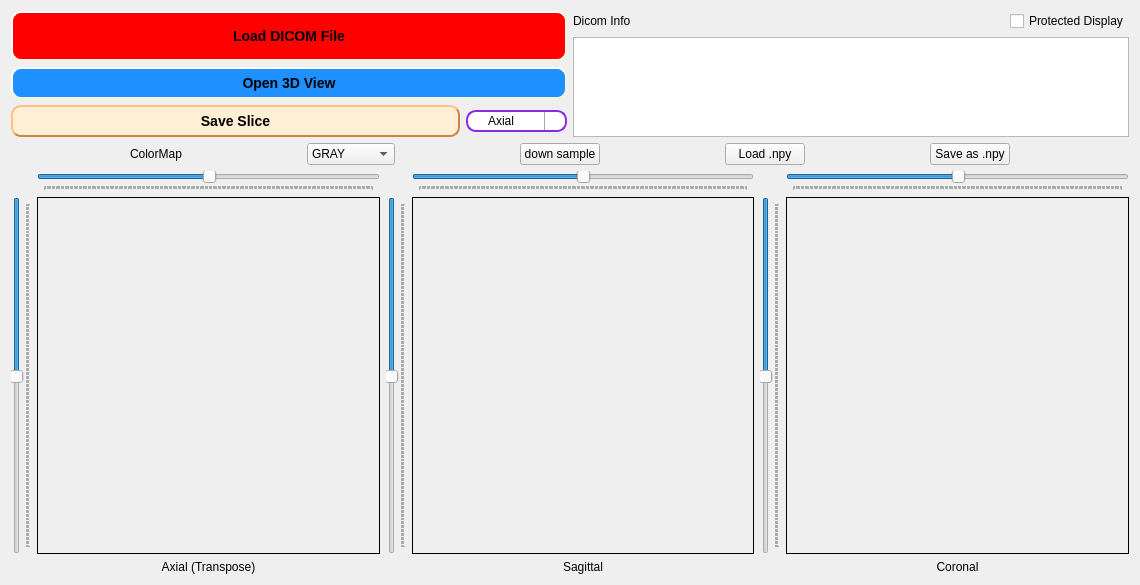
<?xml version="1.0" encoding="UTF-8"?>
<ui version="4.0">
 <class>Dialog</class>
 <widget class="QDialog" name="Dialog">
  <property name="windowModality">
   <enum>Qt::NonModal</enum>
  </property>
  <property name="geometry">
   <rect>
    <x>0</x>
    <y>0</y>
    <width>1140</width>
    <height>585</height>
   </rect>
  </property>
  <property name="minimumSize">
   <size>
    <width>995</width>
    <height>0</height>
   </size>
  </property>
  <property name="windowTitle">
   <string>Dialog</string>
  </property>
  <layout class="QGridLayout" name="gridLayout">
   <item row="3" column="0">
    <layout class="QHBoxLayout" name="horizontalLayout_5">
     <item>
      <layout class="QGridLayout" name="axialGrid">
       <item row="1" column="1">
        <layout class="QVBoxLayout" name="axial_vBox">
         <property name="spacing">
          <number>-1</number>
         </property>
         <item>
          <layout class="QHBoxLayout" name="axial_hBox">
           <item>
            <widget class="QPaintLabel3" name="imgLabel_1">
             <property name="sizePolicy">
              <sizepolicy hsizetype="Expanding" vsizetype="Expanding">
               <horstretch>0</horstretch>
               <verstretch>0</verstretch>
              </sizepolicy>
             </property>
             <property name="minimumSize">
              <size>
               <width>1</width>
               <height>1</height>
              </size>
             </property>
             <property name="cursor">
              <cursorShape>CrossCursor</cursorShape>
             </property>
             <property name="frameShape">
              <enum>QFrame::Panel</enum>
             </property>
             <property name="frameShadow">
              <enum>QFrame::Plain</enum>
             </property>
             <property name="text">
              <string/>
             </property>
             <property name="alignment">
              <set>Qt::AlignCenter</set>
             </property>
            </widget>
           </item>
          </layout>
         </item>
        </layout>
       </item>
       <item row="1" column="0">
        <widget class="QSlider" name="axial_vSlider">
         <property name="enabled">
          <bool>true</bool>
         </property>
         <property name="sizePolicy">
          <sizepolicy hsizetype="Fixed" vsizetype="Preferred">
           <horstretch>0</horstretch>
           <verstretch>0</verstretch>
          </sizepolicy>
         </property>
         <property name="minimumSize">
          <size>
           <width>0</width>
           <height>1</height>
          </size>
         </property>
         <property name="cursor">
          <cursorShape>SplitVCursor</cursorShape>
         </property>
         <property name="focusPolicy">
          <enum>Qt::NoFocus</enum>
         </property>
         <property name="layoutDirection">
          <enum>Qt::LeftToRight</enum>
         </property>
         <property name="maximum">
          <number>255</number>
         </property>
         <property name="pageStep">
          <number>9</number>
         </property>
         <property name="value">
          <number>128</number>
         </property>
         <property name="sliderPosition">
          <number>128</number>
         </property>
         <property name="tracking">
          <bool>true</bool>
         </property>
         <property name="orientation">
          <enum>Qt::Vertical</enum>
         </property>
         <property name="invertedAppearance">
          <bool>true</bool>
         </property>
         <property name="invertedControls">
          <bool>false</bool>
         </property>
         <property name="tickPosition">
          <enum>QSlider::TicksBelow</enum>
         </property>
         <property name="tickInterval">
          <number>1</number>
         </property>
        </widget>
       </item>
       <item row="0" column="1">
        <widget class="QSlider" name="axial_hSlider">
         <property name="sizePolicy">
          <sizepolicy hsizetype="Expanding" vsizetype="Fixed">
           <horstretch>0</horstretch>
           <verstretch>0</verstretch>
          </sizepolicy>
         </property>
         <property name="minimumSize">
          <size>
           <width>1</width>
           <height>0</height>
          </size>
         </property>
         <property name="cursor">
          <cursorShape>SplitHCursor</cursorShape>
         </property>
         <property name="focusPolicy">
          <enum>Qt::NoFocus</enum>
         </property>
         <property name="styleSheet">
          <string notr="true"/>
         </property>
         <property name="maximum">
          <number>255</number>
         </property>
         <property name="value">
          <number>128</number>
         </property>
         <property name="tracking">
          <bool>true</bool>
         </property>
         <property name="orientation">
          <enum>Qt::Horizontal</enum>
         </property>
         <property name="invertedAppearance">
          <bool>false</bool>
         </property>
         <property name="tickPosition">
          <enum>QSlider::TicksBelow</enum>
         </property>
         <property name="tickInterval">
          <number>1</number>
         </property>
        </widget>
       </item>
       <item row="2" column="1">
        <widget class="QLabel" name="label">
         <property name="sizePolicy">
          <sizepolicy hsizetype="Expanding" vsizetype="Preferred">
           <horstretch>0</horstretch>
           <verstretch>0</verstretch>
          </sizepolicy>
         </property>
         <property name="text">
          <string>Axial (Transpose)</string>
         </property>
         <property name="alignment">
          <set>Qt::AlignCenter</set>
         </property>
        </widget>
       </item>
      </layout>
     </item>
     <item>
      <layout class="QGridLayout" name="saggitalGrid">
       <item row="0" column="1">
        <widget class="QSlider" name="sagittal_hSlider">
         <property name="sizePolicy">
          <sizepolicy hsizetype="Expanding" vsizetype="Fixed">
           <horstretch>0</horstretch>
           <verstretch>0</verstretch>
          </sizepolicy>
         </property>
         <property name="minimumSize">
          <size>
           <width>1</width>
           <height>0</height>
          </size>
         </property>
         <property name="cursor">
          <cursorShape>SplitHCursor</cursorShape>
         </property>
         <property name="focusPolicy">
          <enum>Qt::NoFocus</enum>
         </property>
         <property name="styleSheet">
          <string notr="true"/>
         </property>
         <property name="maximum">
          <number>255</number>
         </property>
         <property name="value">
          <number>128</number>
         </property>
         <property name="tracking">
          <bool>true</bool>
         </property>
         <property name="orientation">
          <enum>Qt::Horizontal</enum>
         </property>
         <property name="invertedAppearance">
          <bool>false</bool>
         </property>
         <property name="tickPosition">
          <enum>QSlider::TicksBelow</enum>
         </property>
         <property name="tickInterval">
          <number>1</number>
         </property>
        </widget>
       </item>
       <item row="1" column="0">
        <widget class="QSlider" name="sagittal_vSlider">
         <property name="enabled">
          <bool>true</bool>
         </property>
         <property name="sizePolicy">
          <sizepolicy hsizetype="Fixed" vsizetype="Preferred">
           <horstretch>0</horstretch>
           <verstretch>0</verstretch>
          </sizepolicy>
         </property>
         <property name="minimumSize">
          <size>
           <width>0</width>
           <height>1</height>
          </size>
         </property>
         <property name="cursor">
          <cursorShape>SplitVCursor</cursorShape>
         </property>
         <property name="focusPolicy">
          <enum>Qt::NoFocus</enum>
         </property>
         <property name="layoutDirection">
          <enum>Qt::LeftToRight</enum>
         </property>
         <property name="maximum">
          <number>255</number>
         </property>
         <property name="pageStep">
          <number>9</number>
         </property>
         <property name="value">
          <number>128</number>
         </property>
         <property name="sliderPosition">
          <number>128</number>
         </property>
         <property name="tracking">
          <bool>true</bool>
         </property>
         <property name="orientation">
          <enum>Qt::Vertical</enum>
         </property>
         <property name="invertedAppearance">
          <bool>true</bool>
         </property>
         <property name="invertedControls">
          <bool>false</bool>
         </property>
         <property name="tickPosition">
          <enum>QSlider::TicksBelow</enum>
         </property>
         <property name="tickInterval">
          <number>1</number>
         </property>
        </widget>
       </item>
       <item row="2" column="1">
        <widget class="QLabel" name="label_2">
         <property name="sizePolicy">
          <sizepolicy hsizetype="Expanding" vsizetype="Preferred">
           <horstretch>0</horstretch>
           <verstretch>0</verstretch>
          </sizepolicy>
         </property>
         <property name="text">
          <string>Sagittal</string>
         </property>
         <property name="alignment">
          <set>Qt::AlignCenter</set>
         </property>
        </widget>
       </item>
       <item row="1" column="1">
        <layout class="QVBoxLayout" name="saggital_vBox">
         <item>
          <layout class="QHBoxLayout" name="saggital_hBox">
           <item>
            <widget class="QPaintLabel3" name="imgLabel_2">
             <property name="sizePolicy">
              <sizepolicy hsizetype="Expanding" vsizetype="Expanding">
               <horstretch>0</horstretch>
               <verstretch>0</verstretch>
              </sizepolicy>
             </property>
             <property name="minimumSize">
              <size>
               <width>1</width>
               <height>1</height>
              </size>
             </property>
             <property name="cursor">
              <cursorShape>CrossCursor</cursorShape>
             </property>
             <property name="frameShape">
              <enum>QFrame::Panel</enum>
             </property>
             <property name="frameShadow">
              <enum>QFrame::Plain</enum>
             </property>
             <property name="text">
              <string/>
             </property>
            </widget>
           </item>
          </layout>
         </item>
        </layout>
       </item>
      </layout>
     </item>
     <item>
      <layout class="QGridLayout" name="coronalGrid">
       <item row="0" column="1">
        <widget class="QSlider" name="coronal_hSlider">
         <property name="sizePolicy">
          <sizepolicy hsizetype="Expanding" vsizetype="Fixed">
           <horstretch>0</horstretch>
           <verstretch>0</verstretch>
          </sizepolicy>
         </property>
         <property name="minimumSize">
          <size>
           <width>1</width>
           <height>0</height>
          </size>
         </property>
         <property name="cursor">
          <cursorShape>SplitHCursor</cursorShape>
         </property>
         <property name="focusPolicy">
          <enum>Qt::NoFocus</enum>
         </property>
         <property name="styleSheet">
          <string notr="true"/>
         </property>
         <property name="maximum">
          <number>255</number>
         </property>
         <property name="value">
          <number>128</number>
         </property>
         <property name="tracking">
          <bool>true</bool>
         </property>
         <property name="orientation">
          <enum>Qt::Horizontal</enum>
         </property>
         <property name="invertedAppearance">
          <bool>false</bool>
         </property>
         <property name="tickPosition">
          <enum>QSlider::TicksBelow</enum>
         </property>
         <property name="tickInterval">
          <number>1</number>
         </property>
        </widget>
       </item>
       <item row="1" column="0">
        <widget class="QSlider" name="coronal_vSlider">
         <property name="enabled">
          <bool>true</bool>
         </property>
         <property name="sizePolicy">
          <sizepolicy hsizetype="Fixed" vsizetype="Preferred">
           <horstretch>0</horstretch>
           <verstretch>0</verstretch>
          </sizepolicy>
         </property>
         <property name="minimumSize">
          <size>
           <width>0</width>
           <height>1</height>
          </size>
         </property>
         <property name="cursor">
          <cursorShape>SplitVCursor</cursorShape>
         </property>
         <property name="focusPolicy">
          <enum>Qt::NoFocus</enum>
         </property>
         <property name="layoutDirection">
          <enum>Qt::LeftToRight</enum>
         </property>
         <property name="maximum">
          <number>255</number>
         </property>
         <property name="pageStep">
          <number>9</number>
         </property>
         <property name="value">
          <number>128</number>
         </property>
         <property name="sliderPosition">
          <number>128</number>
         </property>
         <property name="tracking">
          <bool>true</bool>
         </property>
         <property name="orientation">
          <enum>Qt::Vertical</enum>
         </property>
         <property name="invertedAppearance">
          <bool>true</bool>
         </property>
         <property name="invertedControls">
          <bool>false</bool>
         </property>
         <property name="tickPosition">
          <enum>QSlider::TicksBelow</enum>
         </property>
         <property name="tickInterval">
          <number>1</number>
         </property>
        </widget>
       </item>
       <item row="2" column="1">
        <widget class="QLabel" name="label_3">
         <property name="sizePolicy">
          <sizepolicy hsizetype="Expanding" vsizetype="Preferred">
           <horstretch>0</horstretch>
           <verstretch>0</verstretch>
          </sizepolicy>
         </property>
         <property name="text">
          <string>Coronal</string>
         </property>
         <property name="alignment">
          <set>Qt::AlignCenter</set>
         </property>
        </widget>
       </item>
       <item row="1" column="1">
        <layout class="QVBoxLayout" name="coronal_vBox">
         <item>
          <layout class="QHBoxLayout" name="coronal_hBox">
           <item>
            <widget class="QPaintLabel3" name="imgLabel_3">
             <property name="sizePolicy">
              <sizepolicy hsizetype="Expanding" vsizetype="Expanding">
               <horstretch>0</horstretch>
               <verstretch>0</verstretch>
              </sizepolicy>
             </property>
             <property name="minimumSize">
              <size>
               <width>1</width>
               <height>1</height>
              </size>
             </property>
             <property name="cursor">
              <cursorShape>CrossCursor</cursorShape>
             </property>
             <property name="frameShape">
              <enum>QFrame::Panel</enum>
             </property>
             <property name="frameShadow">
              <enum>QFrame::Plain</enum>
             </property>
             <property name="text">
              <string/>
             </property>
            </widget>
           </item>
          </layout>
         </item>
        </layout>
       </item>
      </layout>
     </item>
    </layout>
   </item>
   <item row="1" column="0">
    <layout class="QHBoxLayout" name="horizontalLayout_2">
     <item>
      <layout class="QVBoxLayout" name="verticalLayout_3">
       <item>
        <widget class="QPushButton" name="dicomButton">
         <property name="sizePolicy">
          <sizepolicy hsizetype="Preferred" vsizetype="Preferred">
           <horstretch>0</horstretch>
           <verstretch>0</verstretch>
          </sizepolicy>
         </property>
         <property name="minimumSize">
          <size>
           <width>186</width>
           <height>0</height>
          </size>
         </property>
         <property name="cursor">
          <cursorShape>PointingHandCursor</cursorShape>
         </property>
         <property name="focusPolicy">
          <enum>Qt::NoFocus</enum>
         </property>
         <property name="styleSheet">
          <string notr="true">QPushButton{
    background-color: red;
    border-style: outset;
    border-width: 2px;
    border-radius: 10px;
    border-color: beige;
    font: bold 14px;
    min-width: 10em;
    padding: 6px;
}
</string>
         </property>
         <property name="text">
          <string>Load DICOM File</string>
         </property>
        </widget>
       </item>
       <item>
        <widget class="QPushButton" name="volButton">
         <property name="sizePolicy">
          <sizepolicy hsizetype="Preferred" vsizetype="Fixed">
           <horstretch>0</horstretch>
           <verstretch>0</verstretch>
          </sizepolicy>
         </property>
         <property name="minimumSize">
          <size>
           <width>186</width>
           <height>0</height>
          </size>
         </property>
         <property name="cursor">
          <cursorShape>PointingHandCursor</cursorShape>
         </property>
         <property name="focusPolicy">
          <enum>Qt::NoFocus</enum>
         </property>
         <property name="styleSheet">
          <string notr="true">QPushButton{
    background-color: DodgerBlue;
    border-style: outset;
    border-width: 2px;
    border-radius: 10px;
    border-color: beige;
    font: bold 14px;
    min-width: 10em;
    padding: 6px;
}
</string>
         </property>
         <property name="text">
          <string>Open 3D View</string>
         </property>
        </widget>
       </item>
       <item>
        <layout class="QHBoxLayout" name="horizontalLayout_3">
         <item>
          <widget class="QPushButton" name="savesliceButton">
           <property name="cursor">
            <cursorShape>PointingHandCursor</cursorShape>
           </property>
           <property name="focusPolicy">
            <enum>Qt::NoFocus</enum>
           </property>
           <property name="styleSheet">
            <string notr="true">QPushButton{
    background-color: #FFEFD5;
    border-style: outset;
    border-width: 2px;
    border-radius: 10px;
    border-color: #CD853F;
    font: bold 14px;
    min-width: 10em;
    padding: 6px;
}
</string>
           </property>
           <property name="text">
            <string>Save Slice</string>
           </property>
          </widget>
         </item>
         <item>
          <widget class="QComboBox" name="savesliceBox">
           <property name="sizePolicy">
            <sizepolicy hsizetype="Fixed" vsizetype="Fixed">
             <horstretch>0</horstretch>
             <verstretch>0</verstretch>
            </sizepolicy>
           </property>
           <property name="cursor">
            <cursorShape>PointingHandCursor</cursorShape>
           </property>
           <property name="styleSheet">
            <string notr="true">/*
QComboBox {
background: #7FFFD4;
border: 2px solid #8A2BE2;
border-radius: 10px;
margin: 0px;
}
*/
QComboBox {
    border: 2px solid #8A2BE2;
    border-radius: 10px;
    padding: 1px 10px 1px 20px;
    min-width: 6em;
}
/*
QComboBox:editable {
    background: red;
}
*/
QComboBox:!editable, QComboBox::drop-down:editable {
     background: qlineargradient(x1: 0, y1: 0, x2: 0, y2: 1,
                                 stop: 0 #E1E1E1, stop: 0.4 #DDDDDD,
                                 stop: 0.5 #D8D8D8, stop: 1.0 #D3D3D3);
}

QComboBox:!editable:on, QComboBox::drop-down:editable:on {
    background: qlineargradient(x1: 0, y1: 0, x2: 0, y2: 1,
                                stop: 0 #D3D3D3, stop: 0.4 #D8D8D8,
                                stop: 0.5 #DDDDDD, stop: 1.0 #E1E1E1);
}

QComboBox:on { /* shift the text when the popup opens */
    padding-top: 30px;
    padding-left: 40px;
}

QComboBox::drop-down {
    subcontrol-origin: padding;
    subcontrol-position: top right;
    width: 20px;

    border-left-width: 1px;
    border-left-color: darkgray;
    border-left-style: solid; 
    border-top-right-radius: 10px; 
    border-bottom-right-radius: 10px;
}

QComboBox::down-arrow {
    image: url(resources/double-arrow-down.png);
    width: 15px;
    height: 15px;
}</string>
           </property>
           <item>
            <property name="text">
             <string>Axial</string>
            </property>
           </item>
           <item>
            <property name="text">
             <string>Saggital</string>
            </property>
           </item>
           <item>
            <property name="text">
             <string>Coronal</string>
            </property>
           </item>
          </widget>
         </item>
        </layout>
       </item>
      </layout>
     </item>
     <item>
      <layout class="QVBoxLayout" name="verticalLayout_2">
       <item>
        <layout class="QHBoxLayout" name="horizontalLayout">
         <item>
          <widget class="QLabel" name="label_5">
           <property name="sizePolicy">
            <sizepolicy hsizetype="Preferred" vsizetype="Preferred">
             <horstretch>0</horstretch>
             <verstretch>0</verstretch>
            </sizepolicy>
           </property>
           <property name="minimumSize">
            <size>
             <width>1</width>
             <height>0</height>
            </size>
           </property>
           <property name="text">
            <string>Dicom Info</string>
           </property>
          </widget>
         </item>
         <item>
          <widget class="QCheckBox" name="privatecheckBox">
           <property name="sizePolicy">
            <sizepolicy hsizetype="Fixed" vsizetype="Fixed">
             <horstretch>0</horstretch>
             <verstretch>0</verstretch>
            </sizepolicy>
           </property>
           <property name="text">
            <string>Protected Display</string>
           </property>
          </widget>
         </item>
        </layout>
       </item>
       <item>
        <widget class="QListWidget" name="dcmList">
         <property name="sizePolicy">
          <sizepolicy hsizetype="Fixed" vsizetype="Fixed">
           <horstretch>0</horstretch>
           <verstretch>0</verstretch>
          </sizepolicy>
         </property>
         <property name="minimumSize">
          <size>
           <width>350</width>
           <height>100</height>
          </size>
         </property>
         <property name="maximumSize">
          <size>
           <width>800</width>
           <height>100</height>
          </size>
         </property>
        </widget>
       </item>
      </layout>
     </item>
    </layout>
   </item>
   <item row="2" column="0">
    <layout class="QHBoxLayout" name="colormap_hBox">
     <item>
      <widget class="QLabel" name="label_4">
       <property name="sizePolicy">
        <sizepolicy hsizetype="Fixed" vsizetype="Preferred">
         <horstretch>0</horstretch>
         <verstretch>0</verstretch>
        </sizepolicy>
       </property>
       <property name="minimumSize">
        <size>
         <width>1</width>
         <height>0</height>
        </size>
       </property>
       <property name="text">
        <string>ColorMap</string>
       </property>
       <property name="alignment">
        <set>Qt::AlignLeading|Qt::AlignLeft|Qt::AlignVCenter</set>
       </property>
      </widget>
     </item>
     <item>
      <widget class="QComboBox" name="colormapBox">
       <property name="sizePolicy">
        <sizepolicy hsizetype="Fixed" vsizetype="Fixed">
         <horstretch>0</horstretch>
         <verstretch>0</verstretch>
        </sizepolicy>
       </property>
       <property name="minimumSize">
        <size>
         <width>1</width>
         <height>0</height>
        </size>
       </property>
       <property name="cursor">
        <cursorShape>PointingHandCursor</cursorShape>
       </property>
       <property name="focusPolicy">
        <enum>Qt::NoFocus</enum>
       </property>
       <item>
        <property name="text">
         <string>GRAY</string>
        </property>
       </item>
       <item>
        <property name="text">
         <string>AUTUMN</string>
        </property>
       </item>
       <item>
        <property name="text">
         <string>BONE</string>
        </property>
       </item>
       <item>
        <property name="text">
         <string>COOL</string>
        </property>
       </item>
       <item>
        <property name="text">
         <string>HOT</string>
        </property>
       </item>
       <item>
        <property name="text">
         <string>HSV</string>
        </property>
       </item>
       <item>
        <property name="text">
         <string>JET</string>
        </property>
       </item>
       <item>
        <property name="text">
         <string>OCEAN</string>
        </property>
       </item>
       <item>
        <property name="text">
         <string>PINK</string>
        </property>
       </item>
       <item>
        <property name="text">
         <string>RAINBOW</string>
        </property>
       </item>
       <item>
        <property name="text">
         <string>SPRING</string>
        </property>
       </item>
       <item>
        <property name="text">
         <string>SUMMER</string>
        </property>
       </item>
       <item>
        <property name="text">
         <string>WINTER</string>
        </property>
       </item>
      </widget>
     </item>
     <item>
      <widget class="QPushButton" name="dsampleButton">
       <property name="sizePolicy">
        <sizepolicy hsizetype="Fixed" vsizetype="Fixed">
         <horstretch>0</horstretch>
         <verstretch>0</verstretch>
        </sizepolicy>
       </property>
       <property name="focusPolicy">
        <enum>Qt::NoFocus</enum>
       </property>
       <property name="text">
        <string>down sample</string>
       </property>
      </widget>
     </item>
     <item>
      <widget class="QPushButton" name="loadnpyButton">
       <property name="sizePolicy">
        <sizepolicy hsizetype="Fixed" vsizetype="Fixed">
         <horstretch>0</horstretch>
         <verstretch>0</verstretch>
        </sizepolicy>
       </property>
       <property name="focusPolicy">
        <enum>Qt::NoFocus</enum>
       </property>
       <property name="text">
        <string>Load .npy</string>
       </property>
      </widget>
     </item>
     <item>
      <widget class="QPushButton" name="savenpyButton">
       <property name="sizePolicy">
        <sizepolicy hsizetype="Fixed" vsizetype="Fixed">
         <horstretch>0</horstretch>
         <verstretch>0</verstretch>
        </sizepolicy>
       </property>
       <property name="focusPolicy">
        <enum>Qt::NoFocus</enum>
       </property>
       <property name="text">
        <string>Save as .npy</string>
       </property>
      </widget>
     </item>
    </layout>
   </item>
  </layout>
 </widget>
 <customwidgets>
  <customwidget>
   <class>QPaintLabel3</class>
   <extends>QLabel</extends>
   <header>qpaintlabel3.h</header>
  </customwidget>
 </customwidgets>
 <resources/>
 <connections>
  <connection>
   <sender>axial_hSlider</sender>
   <signal>valueChanged(int)</signal>
   <receiver>coronal_hSlider</receiver>
   <slot>setValue(int)</slot>
   <hints>
    <hint type="sourcelabel">
     <x>273</x>
     <y>226</y>
    </hint>
    <hint type="destinationlabel">
     <x>908</x>
     <y>217</y>
    </hint>
   </hints>
  </connection>
  <connection>
   <sender>coronal_hSlider</sender>
   <signal>valueChanged(int)</signal>
   <receiver>axial_hSlider</receiver>
   <slot>setValue(int)</slot>
   <hints>
    <hint type="sourcelabel">
     <x>908</x>
     <y>217</y>
    </hint>
    <hint type="destinationlabel">
     <x>234</x>
     <y>212</y>
    </hint>
   </hints>
  </connection>
  <connection>
   <sender>axial_vSlider</sender>
   <signal>valueChanged(int)</signal>
   <receiver>sagittal_hSlider</receiver>
   <slot>setValue(int)</slot>
   <hints>
    <hint type="sourcelabel">
     <x>28</x>
     <y>344</y>
    </hint>
    <hint type="destinationlabel">
     <x>479</x>
     <y>215</y>
    </hint>
   </hints>
  </connection>
  <connection>
   <sender>sagittal_hSlider</sender>
   <signal>valueChanged(int)</signal>
   <receiver>axial_vSlider</receiver>
   <slot>setValue(int)</slot>
   <hints>
    <hint type="sourcelabel">
     <x>488</x>
     <y>219</y>
    </hint>
    <hint type="destinationlabel">
     <x>20</x>
     <y>249</y>
    </hint>
   </hints>
  </connection>
  <connection>
   <sender>sagittal_vSlider</sender>
   <signal>valueChanged(int)</signal>
   <receiver>coronal_vSlider</receiver>
   <slot>setValue(int)</slot>
   <hints>
    <hint type="sourcelabel">
     <x>388</x>
     <y>364</y>
    </hint>
    <hint type="destinationlabel">
     <x>762</x>
     <y>368</y>
    </hint>
   </hints>
  </connection>
  <connection>
   <sender>coronal_vSlider</sender>
   <signal>valueChanged(int)</signal>
   <receiver>sagittal_vSlider</receiver>
   <slot>setValue(int)</slot>
   <hints>
    <hint type="sourcelabel">
     <x>762</x>
     <y>294</y>
    </hint>
    <hint type="destinationlabel">
     <x>388</x>
     <y>307</y>
    </hint>
   </hints>
  </connection>
 </connections>
</ui>
